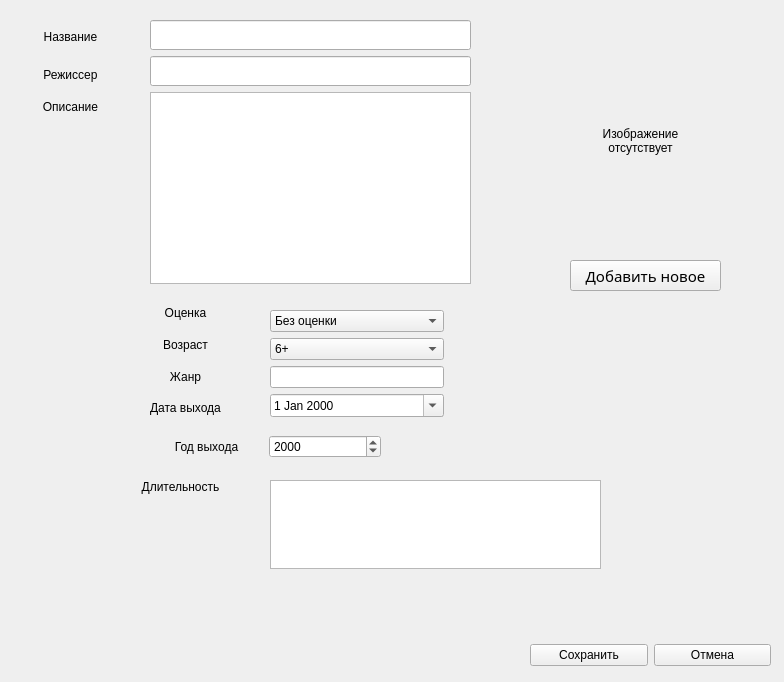
<?xml version="1.0" encoding="UTF-8"?>
<ui version="4.0">
 <class>EditRecord</class>
 <widget class="QWidget" name="EditRecord">
  <property name="geometry">
   <rect>
    <x>0</x>
    <y>0</y>
    <width>784</width>
    <height>682</height>
   </rect>
  </property>
  <property name="sizePolicy">
   <sizepolicy hsizetype="Fixed" vsizetype="Fixed">
    <horstretch>0</horstretch>
    <verstretch>0</verstretch>
   </sizepolicy>
  </property>
  <property name="windowTitle">
   <string>Редактирование</string>
  </property>
  <property name="windowIcon">
   <iconset resource="resources/resources.qrc">
    <normaloff>:/style/rc/arrow_down_disabled.png</normaloff>:/style/rc/arrow_down_disabled.png</iconset>
  </property>
  <widget class="QWidget" name="layoutWidget">
   <property name="geometry">
    <rect>
     <x>270</x>
     <y>310</y>
     <width>174</width>
     <height>111</height>
    </rect>
   </property>
   <layout class="QVBoxLayout" name="verticalLayout_4">
    <item>
     <widget class="QComboBox" name="scoreComboBox">
      <property name="currentText">
       <string>Без оценки</string>
      </property>
      <item>
       <property name="text">
        <string>Без оценки</string>
       </property>
      </item>
      <item>
       <property name="text">
        <string>1</string>
       </property>
      </item>
      <item>
       <property name="text">
        <string>1.5</string>
       </property>
      </item>
      <item>
       <property name="text">
        <string>2</string>
       </property>
      </item>
      <item>
       <property name="text">
        <string>2.5</string>
       </property>
      </item>
      <item>
       <property name="text">
        <string>3</string>
       </property>
      </item>
      <item>
       <property name="text">
        <string>3.5</string>
       </property>
      </item>
      <item>
       <property name="text">
        <string>4</string>
       </property>
      </item>
      <item>
       <property name="text">
        <string>4.5</string>
       </property>
      </item>
      <item>
       <property name="text">
        <string>5</string>
       </property>
      </item>
      <item>
       <property name="text">
        <string>5.5</string>
       </property>
      </item>
      <item>
       <property name="text">
        <string>6</string>
       </property>
      </item>
      <item>
       <property name="text">
        <string>6.5</string>
       </property>
      </item>
      <item>
       <property name="text">
        <string>7</string>
       </property>
      </item>
      <item>
       <property name="text">
        <string>7.5</string>
       </property>
      </item>
      <item>
       <property name="text">
        <string>8</string>
       </property>
      </item>
      <item>
       <property name="text">
        <string>8.5</string>
       </property>
      </item>
      <item>
       <property name="text">
        <string>9</string>
       </property>
      </item>
      <item>
       <property name="text">
        <string>9.5</string>
       </property>
      </item>
      <item>
       <property name="text">
        <string>10</string>
       </property>
      </item>
     </widget>
    </item>
    <item>
     <widget class="QComboBox" name="typeComboBox">
      <property name="currentText">
       <string>6+</string>
      </property>
      <item>
       <property name="text">
        <string>6+</string>
       </property>
      </item>
      <item>
       <property name="text">
        <string>12+</string>
       </property>
      </item>
      <item>
       <property name="text">
        <string>16+</string>
       </property>
      </item>
      <item>
       <property name="text">
        <string>18+</string>
       </property>
      </item>
     </widget>
    </item>
    <item>
     <widget class="QLineEdit" name="genresLineEdit"/>
    </item>
    <item>
     <widget class="QDateEdit" name="viewDateEdit">
      <property name="calendarPopup">
       <bool>true</bool>
      </property>
     </widget>
    </item>
   </layout>
  </widget>
  <widget class="QWidget" name="layoutWidget_2">
   <property name="geometry">
    <rect>
     <x>270</x>
     <y>480</y>
     <width>331</width>
     <height>89</height>
    </rect>
   </property>
   <layout class="QHBoxLayout" name="horizontalLayout_2">
    <item>
     <widget class="QTextEdit" name="commentTextEdit">
      <property name="font">
       <font>
        <family>Calibri Light</family>
        <pointsize>11</pointsize>
       </font>
      </property>
     </widget>
    </item>
   </layout>
  </widget>
  <widget class="QWidget" name="layoutWidget_3">
   <property name="geometry">
    <rect>
     <x>150</x>
     <y>20</y>
     <width>321</width>
     <height>264</height>
    </rect>
   </property>
   <layout class="QVBoxLayout" name="verticalLayout_2">
    <item>
     <widget class="QLineEdit" name="nameLineEdit">
      <property name="font">
       <font>
        <family>Calibri Light</family>
        <pointsize>11</pointsize>
       </font>
      </property>
     </widget>
    </item>
    <item>
     <widget class="QLineEdit" name="authorLineEdit">
      <property name="font">
       <font>
        <family>Calibri Light</family>
        <pointsize>11</pointsize>
       </font>
      </property>
     </widget>
    </item>
    <item>
     <widget class="QTextEdit" name="descriptionTextEdit">
      <property name="font">
       <font>
        <family>Calibri Light</family>
        <pointsize>11</pointsize>
       </font>
      </property>
      <property name="lineWidth">
       <number>1</number>
      </property>
     </widget>
    </item>
   </layout>
  </widget>
  <widget class="QWidget" name="layoutWidget_4">
   <property name="geometry">
    <rect>
     <x>120</x>
     <y>300</y>
     <width>131</width>
     <height>121</height>
    </rect>
   </property>
   <layout class="QVBoxLayout" name="verticalLayout_3">
    <item>
     <widget class="QLabel" name="label_9">
      <property name="text">
       <string>Оценка</string>
      </property>
      <property name="alignment">
       <set>Qt::AlignCenter</set>
      </property>
     </widget>
    </item>
    <item>
     <widget class="QLabel" name="label_8">
      <property name="text">
       <string>Возраст</string>
      </property>
      <property name="alignment">
       <set>Qt::AlignCenter</set>
      </property>
     </widget>
    </item>
    <item>
     <widget class="QLabel" name="label_5">
      <property name="text">
       <string>Жанр</string>
      </property>
      <property name="alignment">
       <set>Qt::AlignCenter</set>
      </property>
     </widget>
    </item>
    <item>
     <widget class="QLabel" name="label_6">
      <property name="text">
       <string>Дата выхода</string>
      </property>
      <property name="alignment">
       <set>Qt::AlignCenter</set>
      </property>
     </widget>
    </item>
   </layout>
  </widget>
  <widget class="QWidget" name="layoutWidget_5">
   <property name="geometry">
    <rect>
     <x>20</x>
     <y>20</y>
     <width>101</width>
     <height>71</height>
    </rect>
   </property>
   <layout class="QVBoxLayout" name="verticalLayout">
    <item>
     <widget class="QLabel" name="label">
      <property name="text">
       <string>Название</string>
      </property>
      <property name="alignment">
       <set>Qt::AlignCenter</set>
      </property>
     </widget>
    </item>
    <item>
     <widget class="QLabel" name="label_2">
      <property name="text">
       <string>Режиссер</string>
      </property>
      <property name="alignment">
       <set>Qt::AlignCenter</set>
      </property>
     </widget>
    </item>
   </layout>
  </widget>
  <widget class="QLabel" name="label_4">
   <property name="geometry">
    <rect>
     <x>20</x>
     <y>100</y>
     <width>101</width>
     <height>31</height>
    </rect>
   </property>
   <property name="text">
    <string>Описание</string>
   </property>
   <property name="alignment">
    <set>Qt::AlignHCenter|Qt::AlignTop</set>
   </property>
  </widget>
  <widget class="QWidget" name="layoutWidget_6">
   <property name="geometry">
    <rect>
     <x>530</x>
     <y>640</y>
     <width>241</width>
     <height>30</height>
    </rect>
   </property>
   <layout class="QHBoxLayout" name="horizontalLayout_6">
    <item>
     <widget class="QPushButton" name="SaveButton">
      <property name="styleSheet">
       <string notr="true"/>
      </property>
      <property name="text">
       <string>Сохранить</string>
      </property>
     </widget>
    </item>
    <item>
     <widget class="QPushButton" name="CancelButton">
      <property name="sizePolicy">
       <sizepolicy hsizetype="Minimum" vsizetype="Fixed">
        <horstretch>0</horstretch>
        <verstretch>0</verstretch>
       </sizepolicy>
      </property>
      <property name="styleSheet">
       <string notr="true"/>
      </property>
      <property name="text">
       <string>Отмена</string>
      </property>
     </widget>
    </item>
   </layout>
  </widget>
  <widget class="QLabel" name="picture">
   <property name="geometry">
    <rect>
     <x>560</x>
     <y>30</y>
     <width>161</width>
     <height>221</height>
    </rect>
   </property>
   <property name="styleSheet">
    <string notr="true"/>
   </property>
   <property name="text">
    <string>Изображение
отсутствует</string>
   </property>
   <property name="alignment">
    <set>Qt::AlignCenter</set>
   </property>
  </widget>
  <widget class="QWidget" name="layoutWidget_7">
   <property name="geometry">
    <rect>
     <x>150</x>
     <y>430</y>
     <width>231</width>
     <height>34</height>
    </rect>
   </property>
   <layout class="QHBoxLayout" name="horizontalLayout_8">
    <item>
     <widget class="QLabel" name="label_3">
      <property name="text">
       <string>Год выхода</string>
      </property>
      <property name="alignment">
       <set>Qt::AlignCenter</set>
      </property>
     </widget>
    </item>
    <item>
     <widget class="QDateEdit" name="releaseDateEdit">
      <property name="minimumDate">
       <date>
        <year>1900</year>
        <month>1</month>
        <day>1</day>
       </date>
      </property>
      <property name="currentSection">
       <enum>QDateTimeEdit::YearSection</enum>
      </property>
      <property name="displayFormat">
       <string>yyyy</string>
      </property>
      <property name="calendarPopup">
       <bool>false</bool>
      </property>
     </widget>
    </item>
   </layout>
  </widget>
  <widget class="QLabel" name="label_7">
   <property name="geometry">
    <rect>
     <x>110</x>
     <y>480</y>
     <width>141</width>
     <height>21</height>
    </rect>
   </property>
   <property name="text">
    <string>Длительность</string>
   </property>
   <property name="alignment">
    <set>Qt::AlignHCenter|Qt::AlignTop</set>
   </property>
  </widget>
  <widget class="QPushButton" name="uploadPicture">
   <property name="geometry">
    <rect>
     <x>570</x>
     <y>260</y>
     <width>151</width>
     <height>31</height>
    </rect>
   </property>
   <property name="font">
    <font>
     <family>Calibri Light</family>
     <pointsize>11</pointsize>
    </font>
   </property>
   <property name="styleSheet">
    <string notr="true"/>
   </property>
   <property name="text">
    <string>Добавить новое</string>
   </property>
  </widget>
 </widget>
 <resources>
  <include location="resources/resources.qrc"/>
 </resources>
 <connections/>
</ui>
